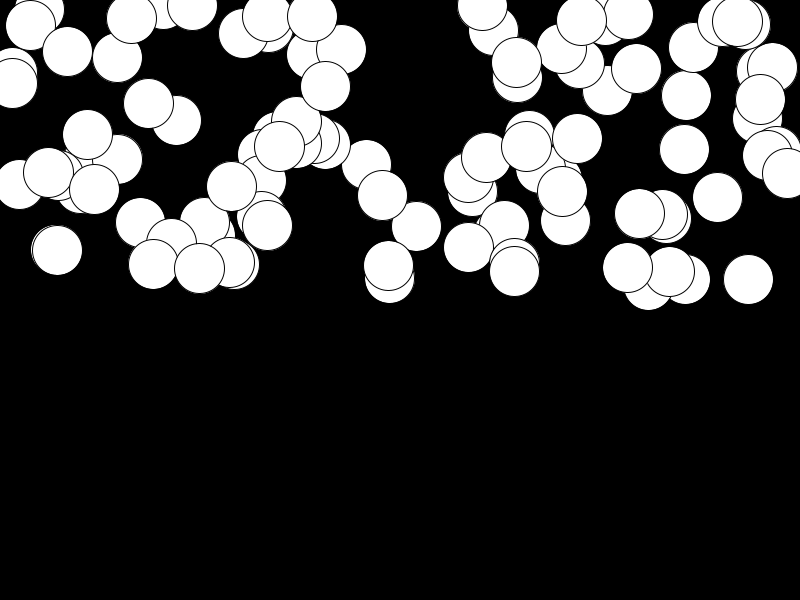
Frame 1 (no input)
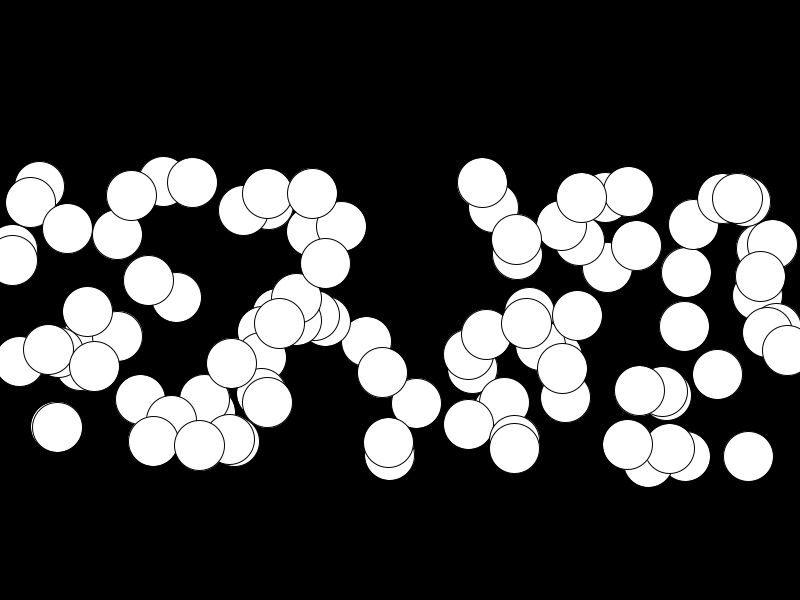
Frame 60 (the mouse pressed at the canvas centre just before this capture)
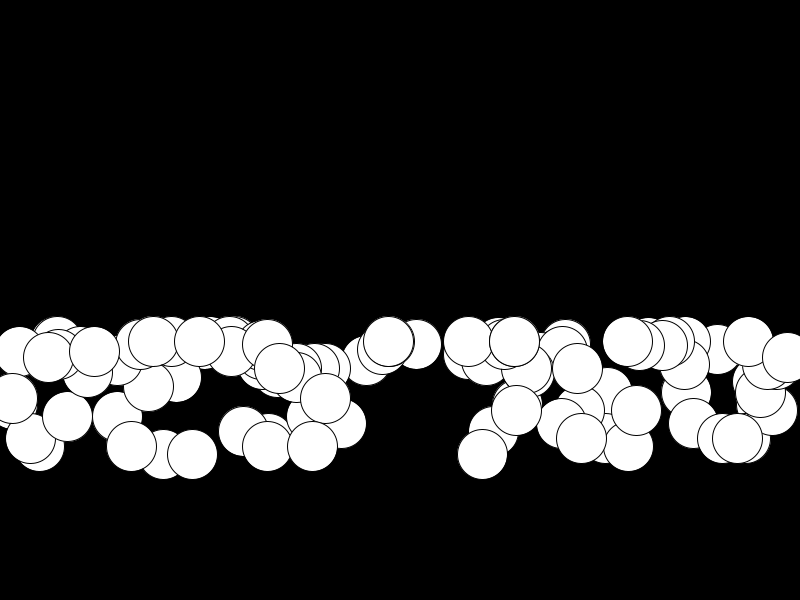
Frame 120 (the mouse held since frame 60 and released just before this capture)

The Processing sketch that drew these frames (run headless with seeded random() and noise(); from frame 60 on, the mouse is pressed at the canvas centre):

// Processing sketch: Class
// ── Class.pde
//declare and initialize the GravityBall
GravityBall[] balls = new GravityBall [100];
 
 void setup() {
  size(800, 600);
  //initialize the GravityBall
  for( int i=0; i< balls.length; i++) {
  balls[i] = new GravityBall();
  }
}

void draw() {
  background(0);
  for( int i=0; i< balls.length; i++) {
  balls[i].display();
  balls[i].move();
  balls[i].bounce();
  }
}




class GravityBall {
  ////list information about the gravity ball
  //location
  //acceleration
  //velocity
  //size

  //declare variables
  PVector loc, vel, acc;
  float sz;

 
  GravityBall() {
    loc = new PVector(random(sz, width-sz), random(height/2));
    vel = new PVector(0, 0);
    acc = new PVector(0, .1);
    sz = 50;
  }
 

  void display() {
    //display the ball
    ellipse(loc.x, loc.y, sz, sz);
  }

  void move() {
    //move the ball
    vel.add(acc);
    loc.add(vel);
  }

  void bounce() {
    //bounce ball off of floor
    if (loc.y > height - sz/2) {
      loc.y = height - sz/2;
      vel.y = -abs(vel.y);
    }
  }
}
